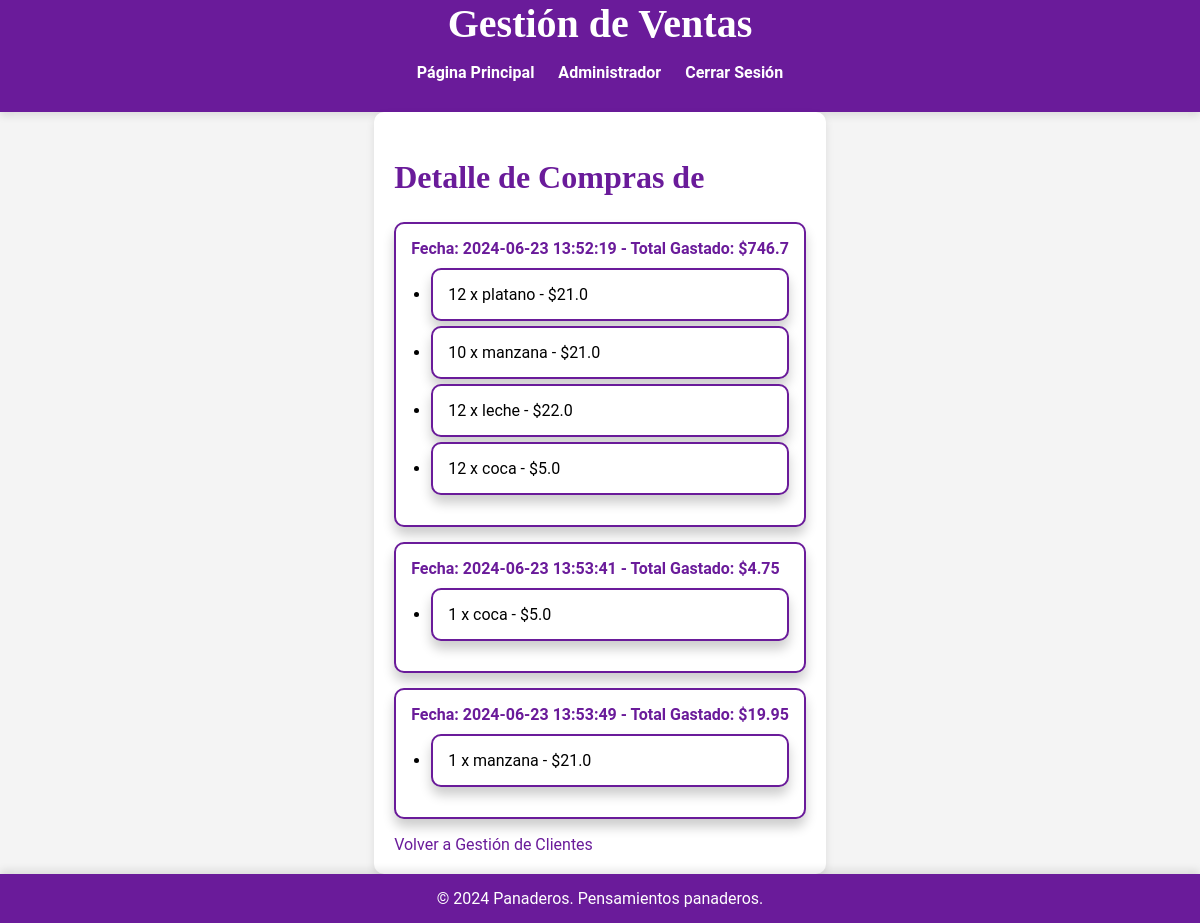
The page /detalle_cliente/1 (signed in) on the database its author committed.
### app.py (models this page shows)
class Compra(db.Model):
    id = db.Column(db.Integer, primary_key=True)
    usuario_id = db.Column(db.Integer, db.ForeignKey('usuario.id'), nullable=False)
    fecha = db.Column(db.DateTime, nullable=False, default=datetime.utcnow)
    total = db.Column(db.Float, nullable=False)
    metodo_pago = db.Column(db.String(50), nullable=False)
    detalles = db.relationship('DetalleCompra', backref='compra', lazy=True)

class DetalleCompra(db.Model):
    id = db.Column(db.Integer, primary_key=True)
    compra_id = db.Column(db.Integer, db.ForeignKey('compra.id'), nullable=False)
    producto_id = db.Column(db.Integer, db.ForeignKey('producto.id'), nullable=False)
    cantidad = db.Column(db.Integer, nullable=False)
    precio = db.Column(db.Float, nullable=False)

class Producto(db.Model):
    id = db.Column(db.Integer, primary_key=True)
    nombre = db.Column(db.String(100), nullable=False)
    precio = db.Column(db.Float, nullable=False)
    cantidad = db.Column(db.Integer, nullable=False)
    imagen = db.Column(db.String(20), nullable=False, default='default.jpg')

### app.py (the view)
@app.route('/detalle_cliente/<int:usuario_id>')
@login_required
def detalle_cliente(usuario_id):
    usuario = Usuario.query.get_or_404(usuario_id)
    compras = Compra.query.filter_by(usuario_id=usuario_id).all()
    compras_detalles = []
    for compra in compras:
        detalles = DetalleCompra.query.filter_by(compra_id=compra.id).all()
        detalles_con_productos = []
        for detalle in detalles:
            producto = Producto.query.get(detalle.producto_id)
            detalles_con_productos.append({
                'cantidad': detalle.cantidad,
                'producto': producto,
                'precio': detalle.precio
            })
        compra_info = {
            'fecha': compra.fecha,
            'total': compra.total,
            'detalles': detalles_con_productos
        }
        compras_detalles.append(compra_info)
    return render_template('detalle_cliente.html', usuario=usuario, compras=compras_detalles)

### app.py (called while the page is built)
@login_manager.user_loader
def cargar_usuario(usuario_id):
    with Session(db.engine) as session:
        return session.get(Usuario, int(usuario_id))

### templates/detalle_cliente.html (shortened to what this page needs)
<!DOCTYPE html>
<html lang="es">
<head>
    <link rel="stylesheet" href="{{ url_for('static', filename='css/styles.css') }}">
</head>
<body>
    <header>
        <h1>Gestión de Ventas</h1>
        <nav>
            <ul>
                <li><a href="{{ url_for('index') }}">Página Principal</a></li>
                <li><a href="{{ url_for('administrador') }}">Administrador</a></li>
                <li><a href="{{ url_for('cerrar_sesion') }}">Cerrar Sesión</a></li>
            </ul>
        </nav>
    </header>
    <main>
        <h2>Detalle de Compras de {{ usuario.username }}</h2>
        <ul class="detalles">
            {% for compra in compras %}
            <li>
                <div class="detalle-compra">
                    <p>Fecha: {{ compra.fecha.strftime('%Y-%m-%d %H:%M:%S') }} - Total Gastado: ${{ compra.total }}</p>
                    <ul>
                        {% for detalle in compra.detalles %}
                        <li>{{ detalle.cantidad }} x {{ detalle.producto.nombre }} - ${{ detalle.precio }}</li>
                        {% endfor %}
                    </ul>
                </div>
            </li>
            {% endfor %}
        </ul>
        <a href="{{ url_for('gestion_clientes') }}">Volver a Gestión de Clientes</a>
    </main>
    <footer>
        <p>&copy; 2024 Panaderos. Pensamientos panaderos.</p>
    </footer>
</body>
</html>

### static/css/styles.css (style rules this page uses)
body { display: flex; flex-direction: column; min-height: 100vh; font-family: 'Roboto', sans-serif; margin: 0; padding: 0; background-color: #f4f4f4; }
header { background-color: #6A1B9A; color: white; padding-top: 0px; padding-bottom: 14px; padding-left: 15px; padding-right: 15px; text-align: center; box-shadow: 0 4px 8px rgba(0,0,0,0.1); }
header h1 { font-family: 'Pacifico', cursive; font-size: 2.5em; margin: 0; color: white; }
nav ul { list-style-type: none; padding: 0; }
nav ul li { display: inline; margin: 0 10px; }
nav ul li a { color: white; text-decoration: none; font-weight: bold; position: relative; display: inline-block; }
nav ul li a::after { content: ''; position: absolute; width: 100%; transform: scaleX(0); height: 2px; bottom: -3px; left: 0; background-color: white; transform-origin: bottom right; transition: transform 0.25s ease-out; }
main { flex: 1; padding: 20px; max-width: 800px; margin: auto; background-color: white; box-shadow: 0 4px 8px rgba(0,0,0,0.1); border-radius: 10px; }
h1, h2 { color: #333; }
h2 { font-family: 'Pacifico', cursive; font-size: 2em; color: #6A1B9A; }
a { color: #6A1B9A; text-decoration: none; }
footer { background-color: #6A1B9A; color: white; text-align: center; padding: 10px 0; margin-top: auto; box-shadow: 0 -4px 8px rgba(0,0,0,0.1); }
footer p { margin: 5px 0; }
ul.detalles { list-style-type: none; padding: 0; }
ul.detalles li { background: #fff; margin: 15px 0; padding: 15px; border-radius: 10px; box-shadow: 0 8px 12px rgba(0, 0, 0, 0.2); border: 2px solid #6A1B9A; }
.detalle-compra { margin-bottom: 15px; }
.detalle-compra p { font-weight: bold; color: #6A1B9A; margin: 0; }
.detalle-compra ul { list-style-type: disc; padding-left: 20px; margin: 10px 0 0 0; }
.detalle-compra ul li { margin: 5px 0; }

### rows shown on the page
Compra: fecha "2024-06-23 13:52:19", total "746.7"
DetalleCompra: cantidad "12", producto.nombre "platano", precio "21.0"
DetalleCompra: cantidad "10", producto.nombre "manzana", precio "21.0"
DetalleCompra: cantidad "12", producto.nombre "leche", precio "22.0"
DetalleCompra: cantidad "12", producto.nombre "coca", precio "5.0"
Compra: fecha "2024-06-23 13:53:41", total "4.75"
DetalleCompra: cantidad "1", producto.nombre "coca", precio "5.0"
Compra: fecha "2024-06-23 13:53:49", total "19.95"
DetalleCompra: cantidad "1", producto.nombre "manzana", precio "21.0"
